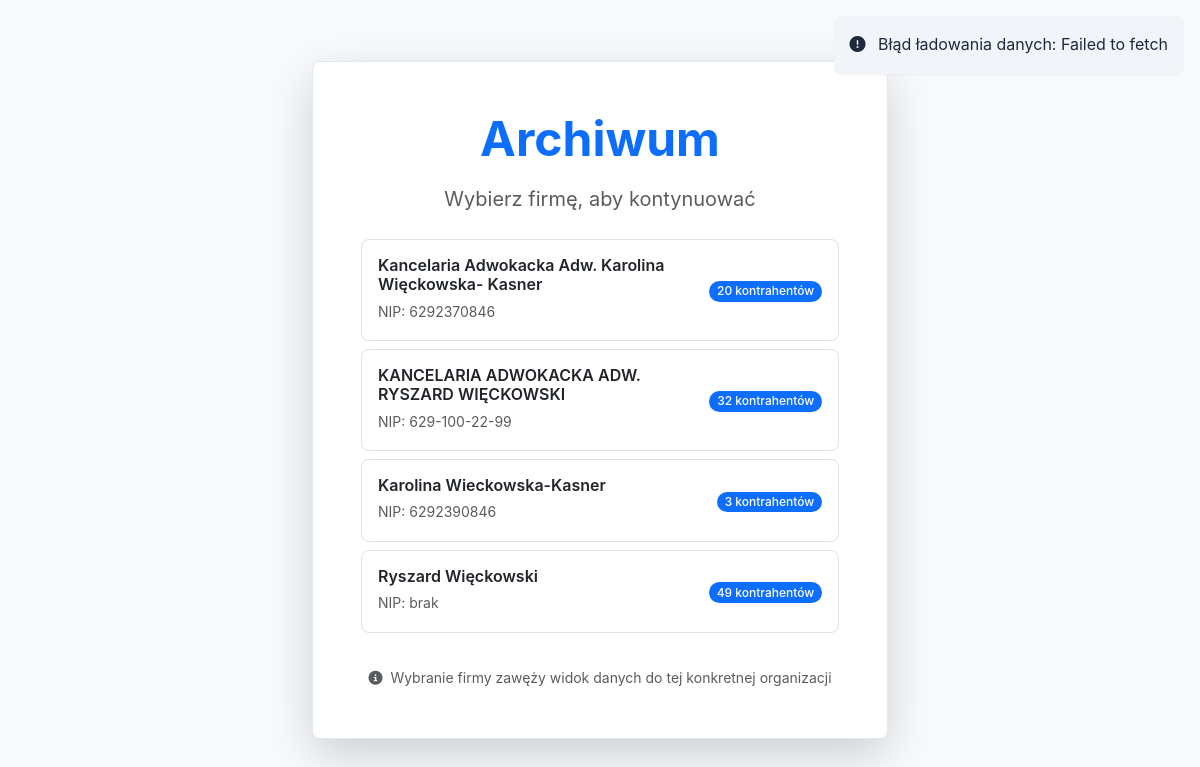
The page / on the database its author committed.
### tables this page shows
CREATE TABLE [ADWKAROLINA_firma_dbo_FIRMA] (
        [id] INTEGER NOT NULL, [ARCHIWUM] INTEGER, [RODZAJ] INTEGER, [NAZWA] TEXT, [NAZWA_SKROCONA] TEXT, [REPREZENTANT] TEXT, [NIP] TEXT, [REGON] TEXT, [EKD] TEXT, [NKP] TEXT, [ZUS_ID] TEXT, [US_ID] INTEGER, [DATAROZPDZIAL] TEXT, [PodlegaRejestr] INTEGER, [REJESTR_NAZWA] TEXT, [REJESTR_ORGAN] TEXT, [REJESTR_DATA] TEXT, [REJESTR_NUMER] TEXT, [DZIALALSC] TEXT, [SAD] TEXT, [KOMISJA] TEXT, [JednBudzet] INTEGER, [JednPozaBudzet] INTEGER, [OrganZalozycielski] TEXT, [DataObowZus] TEXT, [PracChron_Status] INTEGER, [PracChron_DataOtrzym] TEXT, [PracChron_DataUtraty] TEXT, [TelefonTrans] TEXT, [BiurRach_Nip] TEXT, [BiurRach_Regon] TEXT, [BiurRach_Nazwaskr] TEXT, [DokRodz] INTEGER, [DokNumer] TEXT, [UprawnienieKod] TEXT, [UprawnienieNumer] TEXT, [UprawnienieOrgan] TEXT, [UprawnienieData] TEXT, [AdresyDzialalnosci] INTEGER, [UprawnionaChorobowe] INTEGER, [WYREJ_KOD] TEXT, [WYREJ_DATA] TEXT, [KOD_PRZES_DEK] INTEGER, [naglowek_dok] TEXT, [KRS_NUMER] TEXT, [pit_imie] TEXT, [pit_nazwisko] TEXT, [symbol] TEXT, [zpchr_typ] TEXT, [MALY_PODATNIK] INTEGER, [PFRONNrrejestru] TEXT, [PLATNIK_VAT] INTEGER, [kodformaprawna] TEXT, [kodszczegolowaformaprawna] TEXT, [kodformawlasnosci] TEXT, [kodwielkoscpracodawcy] TEXT, [METODA_KASOWA] INTEGER, [kontoZUS] TEXT, [Ochr_Add_user] TEXT, [Ochr_Edit_user] TEXT, [Ochr_Add_date] TEXT, [Ochr_edit_date] TEXT, [Ochr_zrodlo_danych] TEXT, [Ochr_sprzeciw] TEXT, [Ochr_udostepniono] TEXT, [PPK_IF] INTEGER, [PPK_DATA_PODLEGA] TEXT, [PPK_DATA_ZARZADZANIE] TEXT, [PPK_DATA_PROWADZENIE] TEXT, [PPK_KONTO] TEXT, [PPK_UMOWA] TEXT, [mikrorachunekPodatkowy] TEXT, [formaopodatkowania] INTEGER, [terminzusdra] TEXT, [pelnomocnikPFRON] TEXT
    );

CREATE TABLE [ADWRyszardWieckow_firma_dbo_FIRMA] (
        [id] INTEGER NOT NULL, [ARCHIWUM] INTEGER, [RODZAJ] INTEGER, [NAZWA] TEXT, [NAZWA_SKROCONA] TEXT, [REPREZENTANT] TEXT, [NIP] TEXT, [REGON] TEXT, [EKD] TEXT, [NKP] TEXT, [ZUS_ID] TEXT, [US_ID] INTEGER, [DATAROZPDZIAL] TEXT, [PodlegaRejestr] INTEGER, [REJESTR_NAZWA] TEXT, [REJESTR_ORGAN] TEXT, [REJESTR_DATA] TEXT, [REJESTR_NUMER] TEXT, [DZIALALSC] TEXT, [SAD] TEXT, [KOMISJA] TEXT, [JednBudzet] INTEGER, [JednPozaBudzet] INTEGER, [OrganZalozycielski] TEXT, [DataObowZus] TEXT, [PracChron_Status] INTEGER, [PracChron_DataOtrzym] TEXT, [PracChron_DataUtraty] TEXT, [TelefonTrans] TEXT, [BiurRach_Nip] TEXT, [BiurRach_Regon] TEXT, [BiurRach_Nazwaskr] TEXT, [DokRodz] INTEGER, [DokNumer] TEXT, [UprawnienieKod] TEXT, [UprawnienieNumer] TEXT, [UprawnienieOrgan] TEXT, [UprawnienieData] TEXT, [AdresyDzialalnosci] INTEGER, [UprawnionaChorobowe] INTEGER, [WYREJ_KOD] TEXT, [WYREJ_DATA] TEXT, [KOD_PRZES_DEK] INTEGER, [naglowek_dok] TEXT, [KRS_NUMER] TEXT, [pit_imie] TEXT, [pit_nazwisko] TEXT, [symbol] TEXT, [zpchr_typ] TEXT, [MALY_PODATNIK] INTEGER, [PFRONNrrejestru] TEXT, [PLATNIK_VAT] INTEGER, [kodformaprawna] TEXT, [kodszczegolowaformaprawna] TEXT, [kodformawlasnosci] TEXT, [kodwielkoscpracodawcy] TEXT, [METODA_KASOWA] INTEGER, [kontoZUS] TEXT, [Ochr_Add_user] TEXT, [Ochr_Edit_user] TEXT, [Ochr_Add_date] TEXT, [Ochr_edit_date] TEXT, [Ochr_zrodlo_danych] TEXT, [Ochr_sprzeciw] TEXT, [Ochr_udostepniono] TEXT, [PPK_IF] INTEGER, [PPK_DATA_PODLEGA] TEXT, [PPK_DATA_ZARZADZANIE] TEXT, [PPK_DATA_PROWADZENIE] TEXT, [PPK_KONTO] TEXT, [PPK_UMOWA] TEXT, [mikrorachunekPodatkowy] TEXT, [formaopodatkowania] INTEGER, [terminzusdra] TEXT, [pelnomocnikPFRON] TEXT
    );

CREATE TABLE [Karolina_firma_dbo_FIRMA] (
        [id] INTEGER NOT NULL, [ARCHIWUM] INTEGER, [RODZAJ] INTEGER, [NAZWA] TEXT, [NAZWA_SKROCONA] TEXT, [REPREZENTANT] TEXT, [NIP] TEXT, [REGON] TEXT, [EKD] TEXT, [NKP] TEXT, [ZUS_ID] TEXT, [US_ID] INTEGER, [DATAROZPDZIAL] TEXT, [PodlegaRejestr] INTEGER, [REJESTR_NAZWA] TEXT, [REJESTR_ORGAN] TEXT, [REJESTR_DATA] TEXT, [REJESTR_NUMER] TEXT, [DZIALALSC] TEXT, [SAD] TEXT, [KOMISJA] TEXT, [JednBudzet] INTEGER, [JednPozaBudzet] INTEGER, [OrganZalozycielski] TEXT, [DataObowZus] TEXT, [PracChron_Status] INTEGER, [PracChron_DataOtrzym] TEXT, [PracChron_DataUtraty] TEXT, [TelefonTrans] TEXT, [BiurRach_Nip] TEXT, [BiurRach_Regon] TEXT, [BiurRach_Nazwaskr] TEXT, [DokRodz] INTEGER, [DokNumer] TEXT, [UprawnienieKod] TEXT, [UprawnienieNumer] TEXT, [UprawnienieOrgan] TEXT, [UprawnienieData] TEXT, [AdresyDzialalnosci] INTEGER, [UprawnionaChorobowe] INTEGER, [WYREJ_KOD] TEXT, [WYREJ_DATA] TEXT, [KOD_PRZES_DEK] INTEGER, [naglowek_dok] TEXT, [KRS_NUMER] TEXT, [pit_imie] TEXT, [pit_nazwisko] TEXT, [symbol] TEXT, [zpchr_typ] TEXT, [MALY_PODATNIK] INTEGER, [PFRONNrrejestru] TEXT, [PLATNIK_VAT] INTEGER, [kodformaprawna] TEXT, [kodszczegolowaformaprawna] TEXT, [kodformawlasnosci] TEXT, [kodwielkoscpracodawcy] TEXT, [METODA_KASOWA] INTEGER, [kontoZUS] TEXT, [Ochr_Add_user] TEXT, [Ochr_Edit_user] TEXT, [Ochr_Add_date] TEXT, [Ochr_edit_date] TEXT, [Ochr_zrodlo_danych] TEXT, [Ochr_sprzeciw] TEXT, [Ochr_udostepniono] TEXT, [PPK_IF] INTEGER, [PPK_DATA_PODLEGA] TEXT, [PPK_DATA_ZARZADZANIE] TEXT, [PPK_DATA_PROWADZENIE] TEXT, [PPK_KONTO] TEXT, [PPK_UMOWA] TEXT, [mikrorachunekPodatkowy] TEXT, [formaopodatkowania] INTEGER, [terminzusdra] TEXT, [pelnomocnikPFRON] TEXT
    );

CREATE TABLE [Ryszard_firma_dbo_FIRMA] (
        [id] INTEGER NOT NULL, [ARCHIWUM] INTEGER, [RODZAJ] INTEGER, [NAZWA] TEXT, [NAZWA_SKROCONA] TEXT, [REPREZENTANT] TEXT, [NIP] TEXT, [REGON] TEXT, [EKD] TEXT, [NKP] TEXT, [ZUS_ID] TEXT, [US_ID] INTEGER, [DATAROZPDZIAL] TEXT, [PodlegaRejestr] INTEGER, [REJESTR_NAZWA] TEXT, [REJESTR_ORGAN] TEXT, [REJESTR_DATA] TEXT, [REJESTR_NUMER] TEXT, [DZIALALSC] TEXT, [SAD] TEXT, [KOMISJA] TEXT, [JednBudzet] INTEGER, [JednPozaBudzet] INTEGER, [OrganZalozycielski] TEXT, [DataObowZus] TEXT, [PracChron_Status] INTEGER, [PracChron_DataOtrzym] TEXT, [PracChron_DataUtraty] TEXT, [TelefonTrans] TEXT, [BiurRach_Nip] TEXT, [BiurRach_Regon] TEXT, [BiurRach_Nazwaskr] TEXT, [DokRodz] INTEGER, [DokNumer] TEXT, [UprawnienieKod] TEXT, [UprawnienieNumer] TEXT, [UprawnienieOrgan] TEXT, [UprawnienieData] TEXT, [AdresyDzialalnosci] INTEGER, [UprawnionaChorobowe] INTEGER, [WYREJ_KOD] TEXT, [WYREJ_DATA] TEXT, [KOD_PRZES_DEK] INTEGER, [naglowek_dok] TEXT, [KRS_NUMER] TEXT, [pit_imie] TEXT, [pit_nazwisko] TEXT, [symbol] TEXT, [zpchr_typ] TEXT, [MALY_PODATNIK] INTEGER, [PFRONNrrejestru] TEXT, [PLATNIK_VAT] INTEGER, [kodformaprawna] TEXT, [kodszczegolowaformaprawna] TEXT, [kodformawlasnosci] TEXT, [kodwielkoscpracodawcy] TEXT, [METODA_KASOWA] INTEGER, [kontoZUS] TEXT, [Ochr_Add_user] TEXT, [Ochr_Edit_user] TEXT, [Ochr_Add_date] TEXT, [Ochr_edit_date] TEXT, [Ochr_zrodlo_danych] TEXT, [Ochr_sprzeciw] TEXT, [Ochr_udostepniono] TEXT, [PPK_IF] INTEGER, [PPK_DATA_PODLEGA] TEXT, [PPK_DATA_ZARZADZANIE] TEXT, [PPK_DATA_PROWADZENIE] TEXT, [PPK_KONTO] TEXT, [PPK_UMOWA] TEXT, [mikrorachunekPodatkowy] TEXT, [formaopodatkowania] INTEGER, [terminzusdra] TEXT, [pelnomocnikPFRON] TEXT
    );

### ui-v3/app.py (the view, shortened to what this page needs)
@app.route('/')
def index():
    selected_company = get_selected_company()
    companies = get_filtered_companies()
    if not selected_company:
        return render_template('company_selector.html', all_companies=get_companies())

### ui-v3/app.py (called while the page is built)
def get_db_connection():
    conn = sqlite3.connect(DB_PATH)
    conn.row_factory = sqlite3.Row
    return conn

def get_selected_company():
    return session.get('selected_company')

def get_filtered_companies():
    selected_company = get_selected_company()
    all_companies = get_companies()
    if selected_company:
        return [comp for comp in all_companies if comp['db_name'] == selected_company]
    return all_companies

### ui-v3/templates/company_selector.html (shortened to what this page needs)
{% extends "base.html" %}
{% block content %}
<div class="container-fluid vh-100">
    <div class="row h-100 justify-content-center align-items-center">
        <div class="col-lg-6 col-md-8">
            <div class="card shadow-lg">
                <div class="card-body p-5">
                    <div class="text-center mb-4">
                        <h1 class="display-5 fw-bold text-primary mb-3">Archiwum</h1>
                        <p class="text-muted fs-5">Wybierz firmę, aby kontynuować</p>
                    </div>
                    {% if all_companies %}
                        <div class="list-group">
                            {% for company in all_companies %}
                                <a href="#" class="company-select list-group-item list-group-item-action d-flex justify-content-between align-items-center p-3 mb-2 border rounded-3" data-company-id="{{ company.db_name }}">
                                    <div>
                                        <h6 class="mb-1 fw-semibold">{{ company.nazwa or company.db_name }}</h6>
                                        <small class="text-muted">NIP: {{ company.nip or 'brak' }}</small>
                                    </div>
                                    <div class="text-end">
                                        <span class="badge bg-primary rounded-pill">{{ company.kontrahenci_count }} kontrahentów</span>
                                    </div>
                                </a>
                            {% endfor %}
                        </div>
                    {% else %}
                        <div class="alert alert-warning text-center">
                            <i class="fas fa-exclamation-triangle me-2"></i>
                            Nie znaleziono żadnych firm w bazie danych
                        </div>
                    {% endif %}
                    <div class="text-center mt-4">
                        <small class="text-muted">
                            <i class="fas fa-info-circle me-1"></i>
                            Wybranie firmy zawęży widok danych do tej konkretnej organizacji
                        </small>
                    </div>
                </div>
            </div>
        </div>
    </div>
</div>
{% endblock %}

### ui-v3/templates/base.html (shortened to what this page needs)
<!DOCTYPE html>
<html lang="pl">
<head>
    <link href="https://cdn.jsdelivr.net/npm/bootstrap@5.3.0/dist/css/bootstrap.min.css" rel="stylesheet">
    <link rel="stylesheet" href="https://cdnjs.cloudflare.com/ajax/libs/font-awesome/6.4.0/css/all.min.css">
    <link rel="stylesheet" href="{{ url_for('static', filename='css/main.css') }}">
    <link rel="stylesheet" href="{{ url_for('static', filename='css/dashboard.css') }}">
    <link rel="stylesheet" href="{{ url_for('static', filename='css/themes.css') }}">
</head>
<body>
    <main class="main-content">
        {% block content %}{% endblock %}
    </main>
</body>
</html>

### ui-v3/static/css/main.css (style rules this page uses)
:root { --primary-color: #2563eb; --primary-dark: #1e40af; --primary-light: #60a5fa; --secondary-color: #7c3aed; --success-color: #10b981; --warning-color: #f59e0b; --danger-color: #ef4444; --info-color: #06b6d4; --light-color: #f8fafc; --dark-color: #1e293b; --gray-color: #64748b; --border-color: #e2e8f0; --shadow-sm: 0 1px 2px 0 rgb(0 0 0 / 0.05); --shadow-md: 0 4px 6px -1px rgb(0 0 0 / 0.1); --shadow-lg: 0 10px 15px -3px rgb(0 0 0 / 0.1); --border-radius: 0.5rem; --transition: all 0.3s ease; }
* { box-sizing: border-box; }
body { font-family: -apple-system, BlinkMacSystemFont, 'Segoe UI', Roboto, 'Helvetica Neue', Arial, sans-serif; line-height: 1.6; color: var(--dark-color); background-color: var(--light-color); transition: var(--transition); }
.main-content { min-height: 100vh; }
.card { border: 1px solid var(--border-color); border-radius: var(--border-radius); box-shadow: var(--shadow-sm); transition: var(--transition); }
.badge { font-weight: 500; border-radius: 0.25rem; }
.fade-in { animation: fadeIn 0.5s ease-in; }

### ui-v3/static/css/themes.css (style rules this page uses)
:root { --bg-primary: #ffffff; --bg-secondary: #f8fafc; --bg-tertiary: #f1f5f9; --text-primary: #1e293b; --text-secondary: #64748b; --text-muted: #94a3b8; --border-primary: #e2e8f0; --border-secondary: #cbd5e1; --shadow-sm: 0 1px 2px 0 rgb(0 0 0 / 0.05); --shadow-md: 0 4px 6px -1px rgb(0 0 0 / 0.1); --shadow-lg: 0 10px 15px -3px rgb(0 0 0 / 0.1); --card-bg: #ffffff; --navbar-bg: #2563eb; --navbar-text: #ffffff; }
body { background-color: var(--bg-secondary); color: var(--text-primary); transition: background-color 0.3s ease, color 0.3s ease; }
.card { background-color: var(--card-bg); border-color: var(--border-primary); box-shadow: var(--shadow-sm); }

### rows shown on the page
ADWKAROLINA_firma_dbo_FIRMA: NAZWA "Kancelaria Adwokacka Adw. Karolina Więckowska- Kasner", NIP "6292370846", kontrahenci_count "20"
ADWRyszardWieckow_firma_dbo_FIRMA: NAZWA "KANCELARIA ADWOKACKA ADW. RYSZARD WIĘCKOWSKI", NIP "629-100-22-99", kontrahenci_count "32"
Karolina_firma_dbo_FIRMA: NAZWA "Karolina Wieckowska-Kasner", NIP "6292390846", kontrahenci_count "3"
Ryszard_firma_dbo_FIRMA: NAZWA "Ryszard Więckowski", nip "brak", kontrahenci_count "49"
